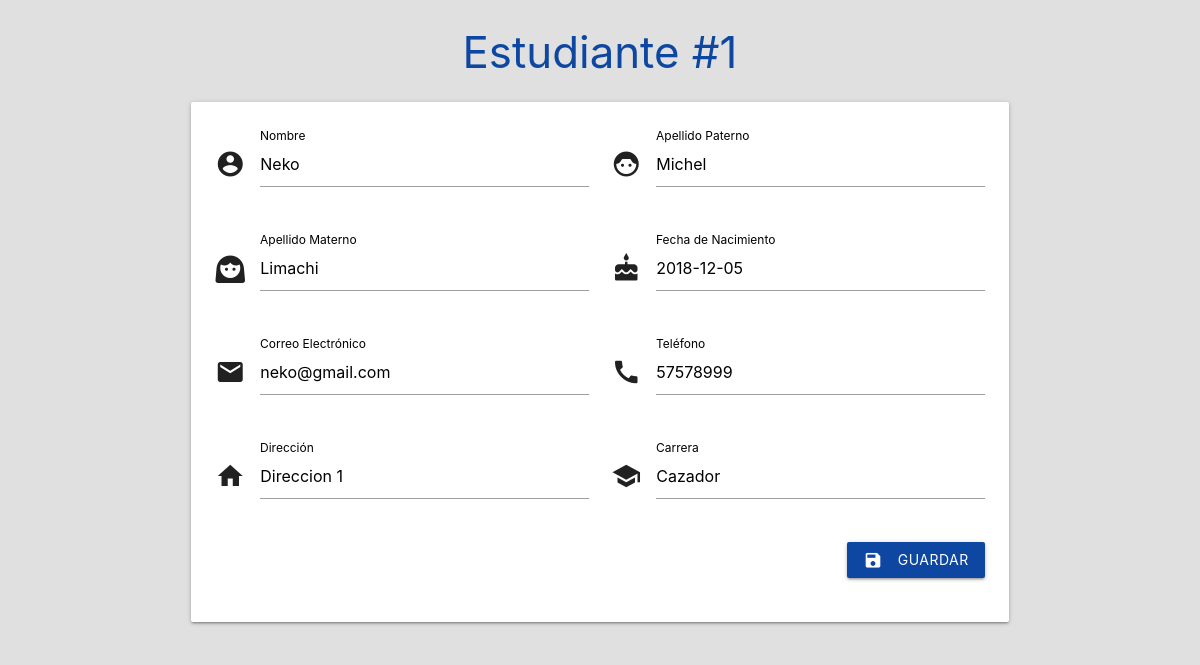
Page /upb-students/editar_estudiante.php?codigo=1 on the committed database.
### tables this page shows
CREATE TABLE `estudiantes` (
  `Codigo` int(80) NOT NULL,
  `Nombre` varchar(80) NOT NULL,
  `Apellido_Paterno` varchar(80) NOT NULL,
  `Apellido_Materno` varchar(80) NOT NULL,
  `Fecha_de_Nacimiento` varchar(80) NOT NULL,
  `Correo_electronico` varchar(80) NOT NULL,
  `Telefono` int(80) NOT NULL,
  `Direccion` varchar(80) NOT NULL,
  `Carrera` varchar(80) NOT NULL
);

### upb-students/editar_estudiante.php (the view, shortened to what this page needs)
<?php
if (isset($_GET['codigo'])) {
    $codigo = $_GET['codigo'];
    $servername = "localhost";
    $username = "root";
    $password = "";
    $database = "registro";
    $conn = new mysqli($servername, $username, $password, $database);
    $sql = "SELECT * FROM estudiantes WHERE Codigo='$codigo'";
    $result = $conn->query($sql);
    if ($result->num_rows > 0) {
        $row = $result->fetch_assoc();
?>
        <!DOCTYPE html>
        <html lang="en">
        <head>
            <link rel="stylesheet" href="https://cdnjs.cloudflare.com/ajax/libs/materialize/1.0.0/css/materialize.min.css">
        </head>
        <body class="grey lighten-2">
            <div class="container">
                <h3 class="blue-text text-darken-4 center-align">Estudiante #<?php echo $codigo; ?></h3>
                <div class="row">
                    <form class="col s12" action="actualizar_estudiante.php" method="POST">
                        <div class="card-panel">
                            <div class="row">
                                <div class="input-field col s6">
                                    <i class="material-icons prefix">account_circle</i>
                                    <input type="text" id="nombre" name="nombre" value="<?php echo $row['Nombre']; ?>" required>
                                    <label for="nombre">Nombre</label>
                                </div>
                                <div class="input-field col s6">
                                    <i class="material-icons prefix">face_6</i>
                                    <input type="text" id="apellido_paterno" name="apellido_paterno" value="<?php echo $row['Apellido_Paterno']; ?>" required>
                                    <label for="apellido_paterno">Apellido Paterno</label>
                                </div>
                            </div>
                            <div class="row">
                                <div class="input-field col s6">
                                    <i class="material-icons prefix">face_3</i>
                                    <input type="text" id="apellido_materno" name="apellido_materno" value="<?php echo $row['Apellido_Materno']; ?>" required>
                                    <label for="apellido_materno">Apellido Materno</label>
                                </div>
                                <div class="input-field col s6">
                                    <i class="material-icons prefix">cake</i>
                                    <input type="text" id="fecha_nacimiento" name="fecha_nacimiento" value="<?php echo $row['Fecha_de_Nacimiento']; ?>" required>
                                    <label for="fecha_nacimiento">Fecha de Nacimiento</label>
                                </div>
                            </div>
                            <div class="row">
                                <div class="input-field col s6">
                                    <i class="material-icons prefix">mail</i>
                                    <input type="email" id="correo_electronico" name="correo_electronico" value="<?php echo $row['Correo_electronico']; ?>" required>
                                    <label for="correo_electronico">Correo Electrónico</label>
                                </div>
                                <div class="input-field col s6">
                                    <i class="material-icons prefix">call</i>
                                    <input type="tel" id="telefono" name="telefono" value="<?php echo $row['Telefono']; ?>" required>
                                    <label for="telefono">Teléfono</label>
                                </div>
                            </div>
                            <div class="row">
                                <div class="input-field col s6">
                                    <i class="material-icons prefix">home</i>
                                    <input type="text" id="direccion" name="direccion" value="<?php echo $row['Direccion']; ?>" required>
                                    <label for="direccion">Dirección</label>
                                </div>
                                <div class="input-field col s6">
                                    <i class="material-icons prefix">school</i>
                                    <input type="text" id="carrera" name="carrera" value="<?php echo $row['Carrera']; ?>" required>
                                    <label for="carrera">Carrera</label>
                                </div>
                            </div>
                            <div class="row">
                                <div class="col s12">
                                    <button type="submit" class="btn blue darken-4" style="float: right;"><i class="material-icons left">save</i>Guardar</button>
                                </div>
                            </div>
                        </div>
                    </form>
                </div>
            </div>
        </body>
        </html>
<?php
    } else {
        echo "Estudiante no encontrado";
    }
} else {
    echo "No se proporcionó un código de estudiante";
}
?>

### upb-students/editar_estudiante.php (style rules this page uses)
.input-field label { color: #000 !important; }

### rows in the picture
estudiantes: nombre "Neko", apellido_paterno "Michel", apellido_materno "Limachi", fecha_nacimiento "2018-12-05", correo_electronico "neko@gmail.com", telefono "57578999", direccion "Direccion 1", carrera "Cazador"

### other values in the picture
$codigo "1"
